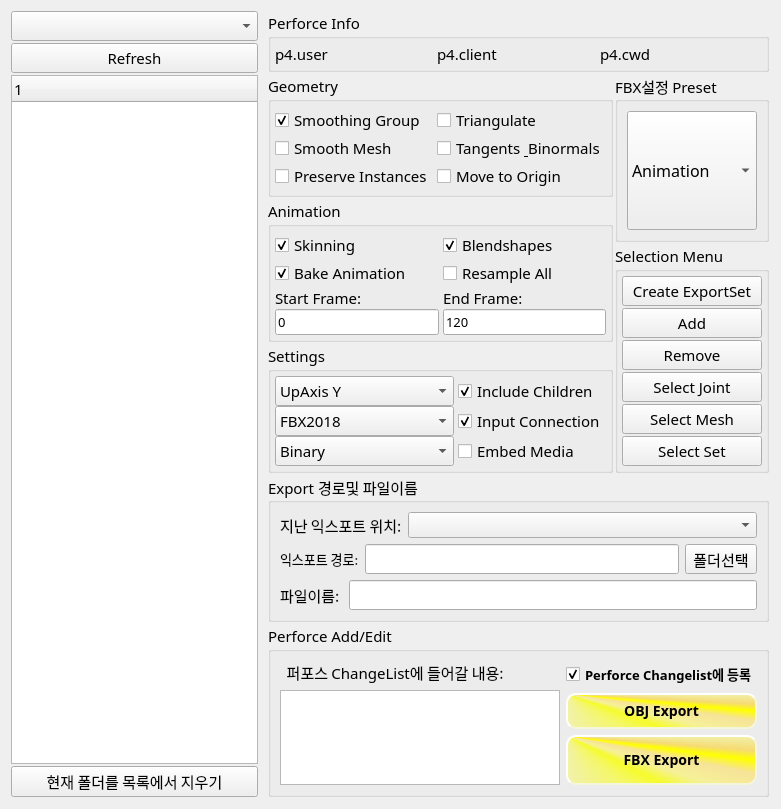
<?xml version="1.0" encoding="UTF-8"?>
<ui version="4.0">
 <class>Form</class>
 <widget class="QWidget" name="Form">
  <property name="geometry">
   <rect>
    <x>0</x>
    <y>0</y>
    <width>781</width>
    <height>786</height>
   </rect>
  </property>
  <property name="font">
   <font>
    <family>맑은 고딕</family>
    <pointsize>11</pointsize>
   </font>
  </property>
  <property name="windowTitle">
   <string>Form</string>
  </property>
  <layout class="QHBoxLayout" name="horizontalLayout_3" stretch="0">
   <property name="leftMargin">
    <number>9</number>
   </property>
   <property name="topMargin">
    <number>9</number>
   </property>
   <property name="rightMargin">
    <number>10</number>
   </property>
   <property name="bottomMargin">
    <number>10</number>
   </property>
   <item>
    <layout class="QHBoxLayout" name="horizontalLayout_4" stretch="50,0">
     <property name="spacing">
      <number>6</number>
     </property>
     <property name="sizeConstraint">
      <enum>QLayout::SetDefaultConstraint</enum>
     </property>
     <item>
      <layout class="QVBoxLayout" name="verticalLayout_4">
       <property name="spacing">
        <number>2</number>
       </property>
       <property name="sizeConstraint">
        <enum>QLayout::SetDefaultConstraint</enum>
       </property>
       <property name="leftMargin">
        <number>2</number>
       </property>
       <property name="topMargin">
        <number>2</number>
       </property>
       <property name="rightMargin">
        <number>2</number>
       </property>
       <property name="bottomMargin">
        <number>2</number>
       </property>
       <item>
        <widget class="QComboBox" name="cb_workfolder">
         <property name="sizePolicy">
          <sizepolicy hsizetype="Preferred" vsizetype="Fixed">
           <horstretch>0</horstretch>
           <verstretch>0</verstretch>
          </sizepolicy>
         </property>
        </widget>
       </item>
       <item>
        <widget class="QPushButton" name="pushButton_refresh">
         <property name="text">
          <string>Refresh</string>
         </property>
        </widget>
       </item>
       <item>
        <widget class="QTreeWidget" name="tree_wdg">
         <property name="sizePolicy">
          <sizepolicy hsizetype="Preferred" vsizetype="Preferred">
           <horstretch>0</horstretch>
           <verstretch>0</verstretch>
          </sizepolicy>
         </property>
         <property name="font">
          <font>
           <family>맑은 고딕</family>
           <pointsize>11</pointsize>
          </font>
         </property>
         <column>
          <property name="text">
           <string notr="true">1</string>
          </property>
         </column>
        </widget>
       </item>
       <item>
        <widget class="QPushButton" name="pb_delfolder">
         <property name="sizePolicy">
          <sizepolicy hsizetype="Preferred" vsizetype="Fixed">
           <horstretch>0</horstretch>
           <verstretch>0</verstretch>
          </sizepolicy>
         </property>
         <property name="text">
          <string>현재 폴더를 목록에서 지우기</string>
         </property>
        </widget>
       </item>
      </layout>
     </item>
     <item>
      <layout class="QVBoxLayout" name="verticalLayout">
       <property name="spacing">
        <number>2</number>
       </property>
       <property name="sizeConstraint">
        <enum>QLayout::SetDefaultConstraint</enum>
       </property>
       <property name="leftMargin">
        <number>2</number>
       </property>
       <property name="topMargin">
        <number>2</number>
       </property>
       <property name="rightMargin">
        <number>2</number>
       </property>
       <property name="bottomMargin">
        <number>2</number>
       </property>
       <item>
        <widget class="QGroupBox" name="groupBox">
         <property name="title">
          <string>Perforce Info</string>
         </property>
         <layout class="QHBoxLayout" name="horizontalLayout_5" stretch="0,0,0">
          <property name="spacing">
           <number>0</number>
          </property>
          <property name="sizeConstraint">
           <enum>QLayout::SetDefaultConstraint</enum>
          </property>
          <property name="leftMargin">
           <number>4</number>
          </property>
          <property name="topMargin">
           <number>4</number>
          </property>
          <property name="rightMargin">
           <number>4</number>
          </property>
          <property name="bottomMargin">
           <number>4</number>
          </property>
          <item>
           <widget class="QLabel" name="label_p4user">
            <property name="text">
             <string>p4.user</string>
            </property>
           </widget>
          </item>
          <item>
           <widget class="QLabel" name="label_p4ClientName">
            <property name="text">
             <string>p4.client</string>
            </property>
           </widget>
          </item>
          <item>
           <widget class="QLabel" name="label_p4cwd">
            <property name="text">
             <string>p4.cwd</string>
            </property>
           </widget>
          </item>
         </layout>
        </widget>
       </item>
       <item>
        <layout class="QHBoxLayout" name="horizontalLayout_2">
         <item>
          <layout class="QVBoxLayout" name="verticalLayout_9">
           <item>
            <layout class="QHBoxLayout" name="horizontalLayout"/>
           </item>
           <item>
            <widget class="QGroupBox" name="groupBox_7">
             <property name="title">
              <string>Geometry</string>
             </property>
             <layout class="QGridLayout" name="gridLayout_3">
              <property name="leftMargin">
               <number>4</number>
              </property>
              <property name="topMargin">
               <number>4</number>
              </property>
              <property name="rightMargin">
               <number>4</number>
              </property>
              <property name="bottomMargin">
               <number>4</number>
              </property>
              <property name="horizontalSpacing">
               <number>4</number>
              </property>
              <property name="verticalSpacing">
               <number>0</number>
              </property>
              <item row="2" column="1">
               <widget class="QCheckBox" name="cb_tangent">
                <property name="sizePolicy">
                 <sizepolicy hsizetype="Maximum" vsizetype="Fixed">
                  <horstretch>0</horstretch>
                  <verstretch>0</verstretch>
                 </sizepolicy>
                </property>
                <property name="font">
                 <font>
                  <family>맑은 고딕</family>
                  <pointsize>11</pointsize>
                 </font>
                </property>
                <property name="toolTip">
                 <string>Normal값 이외에 Tangent나 Binormal값(u,v)을 같이 넘깁니다. 
 요즘에는 잘 사용치 않는다고 합니다. 헤어처럼 탄젠트나 바이노멀을 사용하는 곳에서만 이 옵션을 켜줍니다</string>
                </property>
                <property name="text">
                 <string>Tangents &amp; Binormals</string>
                </property>
               </widget>
              </item>
              <item row="1" column="1">
               <widget class="QCheckBox" name="cb_triangulate">
                <property name="font">
                 <font>
                  <family>맑은 고딕</family>
                  <pointsize>11</pointsize>
                 </font>
                </property>
                <property name="toolTip">
                 <string>모든면을 삼각형으로 바꿔줍니다. 
애니메이션 Skin 일 경우 이 옵션을 켜면 시각적 오류를 좀 줄일 수 있습니다.</string>
                </property>
                <property name="text">
                 <string>Triangulate</string>
                </property>
               </widget>
              </item>
              <item row="2" column="0">
               <widget class="QCheckBox" name="cb_smoothmesh">
                <property name="font">
                 <font>
                  <family>맑은 고딕</family>
                  <pointsize>11</pointsize>
                 </font>
                </property>
                <property name="toolTip">
                 <string>Maya의 Subdivision 정보까지 넘깁니다
옵션을 켜면 인식을 해서 원본 상태인 Low로 읽히며, 끄면 자동으로 Division 시킨 후에 익스포트 시킵니다.</string>
                </property>
                <property name="text">
                 <string>Smooth Mesh</string>
                </property>
               </widget>
              </item>
              <item row="1" column="0">
               <widget class="QCheckBox" name="cb_smooth">
                <property name="sizePolicy">
                 <sizepolicy hsizetype="Preferred" vsizetype="Fixed">
                  <horstretch>0</horstretch>
                  <verstretch>0</verstretch>
                 </sizepolicy>
                </property>
                <property name="font">
                 <font>
                  <family>맑은 고딕</family>
                  <pointsize>11</pointsize>
                 </font>
                </property>
                <property name="toolTip">
                 <string>Hard/Soft Edge 정보
 엣지정보를 스무딩그룹으로 변환시켜줍니다
 UE4로 넘길경우 변화가 없으며, 맥스와 호환할 경우 사용하면 될것 같습니다</string>
                </property>
                <property name="text">
                 <string>Smoothing Group</string>
                </property>
                <property name="checked">
                 <bool>true</bool>
                </property>
               </widget>
              </item>
              <item row="5" column="0">
               <widget class="QCheckBox" name="cb_preserveInstances">
                <property name="font">
                 <font>
                  <family>맑은 고딕</family>
                  <pointsize>11</pointsize>
                 </font>
                </property>
                <property name="toolTip">
                 <string>켜면 UE4에서 Scene으로 임포트시 Instance를 인식하게 해줍니다</string>
                </property>
                <property name="text">
                 <string>Preserve Instances</string>
                </property>
               </widget>
              </item>
              <item row="5" column="1">
               <widget class="QCheckBox" name="cb_movetoorigin">
                <property name="font">
                 <font>
                  <family>맑은 고딕</family>
                  <pointsize>11</pointsize>
                 </font>
                </property>
                <property name="toolTip">
                 <string>배경 오브젝트를 익스포트시킬 경우 0.0.0 좌표로 이동시킨후에 익스포트 시켜줍니다</string>
                </property>
                <property name="text">
                 <string>Move to Origin</string>
                </property>
               </widget>
              </item>
             </layout>
            </widget>
           </item>
           <item>
            <widget class="QGroupBox" name="groupBox_9">
             <property name="title">
              <string>Animation</string>
             </property>
             <layout class="QGridLayout" name="gridLayout_4">
              <property name="leftMargin">
               <number>4</number>
              </property>
              <property name="topMargin">
               <number>4</number>
              </property>
              <property name="rightMargin">
               <number>4</number>
              </property>
              <property name="bottomMargin">
               <number>4</number>
              </property>
              <property name="horizontalSpacing">
               <number>4</number>
              </property>
              <property name="verticalSpacing">
               <number>0</number>
              </property>
              <item row="8" column="1">
               <widget class="QLabel" name="label_8">
                <property name="sizePolicy">
                 <sizepolicy hsizetype="Preferred" vsizetype="Minimum">
                  <horstretch>0</horstretch>
                  <verstretch>0</verstretch>
                 </sizepolicy>
                </property>
                <property name="text">
                 <string>End Frame:</string>
                </property>
               </widget>
              </item>
              <item row="8" column="0">
               <widget class="QLabel" name="label_9">
                <property name="sizePolicy">
                 <sizepolicy hsizetype="Preferred" vsizetype="Minimum">
                  <horstretch>0</horstretch>
                  <verstretch>0</verstretch>
                 </sizepolicy>
                </property>
                <property name="text">
                 <string>Start Frame:</string>
                </property>
               </widget>
              </item>
              <item row="17" column="1">
               <widget class="QLineEdit" name="line_endFrame">
                <property name="font">
                 <font>
                  <family>맑은 고딕</family>
                  <pointsize>10</pointsize>
                 </font>
                </property>
                <property name="text">
                 <string>120</string>
                </property>
               </widget>
              </item>
              <item row="17" column="0">
               <widget class="QLineEdit" name="line_startFrame">
                <property name="font">
                 <font>
                  <family>맑은 고딕</family>
                  <pointsize>10</pointsize>
                 </font>
                </property>
                <property name="text">
                 <string>0</string>
                </property>
               </widget>
              </item>
              <item row="3" column="0">
               <widget class="QCheckBox" name="cb_bakeAnimation">
                <property name="sizePolicy">
                 <sizepolicy hsizetype="Preferred" vsizetype="Fixed">
                  <horstretch>0</horstretch>
                  <verstretch>0</verstretch>
                 </sizepolicy>
                </property>
                <property name="font">
                 <font>
                  <family>맑은 고딕</family>
                  <pointsize>11</pointsize>
                 </font>
                </property>
                <property name="text">
                 <string>Bake Animation</string>
                </property>
                <property name="checked">
                 <bool>true</bool>
                </property>
               </widget>
              </item>
              <item row="3" column="1">
               <widget class="QCheckBox" name="cb_resampleAll">
                <property name="font">
                 <font>
                  <family>맑은 고딕</family>
                  <pointsize>11</pointsize>
                 </font>
                </property>
                <property name="toolTip">
                 <string>BakeAnimation과 좀 다른방식으로 모든 요소들을 리샘플링합니다</string>
                </property>
                <property name="text">
                 <string>Resample All</string>
                </property>
               </widget>
              </item>
              <item row="0" column="0">
               <widget class="QCheckBox" name="cb_skinning">
                <property name="sizePolicy">
                 <sizepolicy hsizetype="Preferred" vsizetype="Fixed">
                  <horstretch>0</horstretch>
                  <verstretch>0</verstretch>
                 </sizepolicy>
                </property>
                <property name="font">
                 <font>
                  <family>맑은 고딕</family>
                  <pointsize>11</pointsize>
                 </font>
                </property>
                <property name="text">
                 <string>Skinning</string>
                </property>
                <property name="checked">
                 <bool>true</bool>
                </property>
               </widget>
              </item>
              <item row="0" column="1">
               <widget class="QCheckBox" name="cb_blendshape">
                <property name="sizePolicy">
                 <sizepolicy hsizetype="Preferred" vsizetype="Fixed">
                  <horstretch>0</horstretch>
                  <verstretch>0</verstretch>
                 </sizepolicy>
                </property>
                <property name="font">
                 <font>
                  <family>맑은 고딕</family>
                  <pointsize>11</pointsize>
                 </font>
                </property>
                <property name="toolTip">
                 <string>블렌드쉐입 정보를 익스포트 시킵니다. 체크하지 않으면 메쉬정보만 익스포트 됩니다</string>
                </property>
                <property name="text">
                 <string>Blendshapes</string>
                </property>
                <property name="checked">
                 <bool>true</bool>
                </property>
               </widget>
              </item>
             </layout>
            </widget>
           </item>
           <item>
            <widget class="QGroupBox" name="groupBox_10">
             <property name="title">
              <string>Settings</string>
             </property>
             <layout class="QGridLayout" name="gridLayout_5">
              <property name="leftMargin">
               <number>4</number>
              </property>
              <property name="topMargin">
               <number>4</number>
              </property>
              <property name="rightMargin">
               <number>4</number>
              </property>
              <property name="bottomMargin">
               <number>4</number>
              </property>
              <property name="horizontalSpacing">
               <number>4</number>
              </property>
              <property name="verticalSpacing">
               <number>0</number>
              </property>
              <item row="0" column="1">
               <widget class="QCheckBox" name="cb_includeChildren">
                <property name="sizePolicy">
                 <sizepolicy hsizetype="Preferred" vsizetype="Fixed">
                  <horstretch>0</horstretch>
                  <verstretch>0</verstretch>
                 </sizepolicy>
                </property>
                <property name="font">
                 <font>
                  <family>맑은 고딕</family>
                  <pointsize>11</pointsize>
                 </font>
                </property>
                <property name="toolTip">
                 <string>선택한 오브젝트의 하위 객체들을 자동으로 선택해서 익스포트 시킵니다. 
 개별적으로 선택한것만 익스포트하려면 이옵션을 꺼주면 됩니다</string>
                </property>
                <property name="text">
                 <string>Include Children</string>
                </property>
                <property name="checked">
                 <bool>true</bool>
                </property>
               </widget>
              </item>
              <item row="3" column="0">
               <widget class="QComboBox" name="cb_binary">
                <item>
                 <property name="text">
                  <string>Binary</string>
                 </property>
                </item>
                <item>
                 <property name="text">
                  <string>ASCII</string>
                 </property>
                </item>
               </widget>
              </item>
              <item row="0" column="0">
               <widget class="QComboBox" name="cb_upAxis">
                <item>
                 <property name="text">
                  <string>UpAxis Y</string>
                 </property>
                </item>
                <item>
                 <property name="text">
                  <string>UpAxis Z</string>
                 </property>
                </item>
               </widget>
              </item>
              <item row="2" column="0">
               <widget class="QComboBox" name="cb_fbxversion">
                <item>
                 <property name="text">
                  <string>FBX2018</string>
                 </property>
                </item>
                <item>
                 <property name="text">
                  <string>FBX2019</string>
                 </property>
                </item>
                <item>
                 <property name="text">
                  <string>FBX2017</string>
                 </property>
                </item>
               </widget>
              </item>
              <item row="2" column="1">
               <widget class="QCheckBox" name="cb_connection">
                <property name="sizePolicy">
                 <sizepolicy hsizetype="Maximum" vsizetype="Fixed">
                  <horstretch>0</horstretch>
                  <verstretch>0</verstretch>
                 </sizepolicy>
                </property>
                <property name="font">
                 <font>
                  <family>맑은 고딕</family>
                  <pointsize>11</pointsize>
                 </font>
                </property>
                <property name="toolTip">
                 <string>인풋노드에 연결된 녀석들까지 같이 익스포트 시킵니다</string>
                </property>
                <property name="text">
                 <string>Input Connection</string>
                </property>
                <property name="checked">
                 <bool>true</bool>
                </property>
               </widget>
              </item>
              <item row="3" column="1">
               <widget class="QCheckBox" name="cb_embeddedMedia">
                <property name="font">
                 <font>
                  <family>맑은 고딕</family>
                  <pointsize>11</pointsize>
                 </font>
                </property>
                <property name="toolTip">
                 <string>연결된 텍스춰까지 FBX에 포함시켜 익스포트 시킵니다.
 외주작업을 위해 텍스춰를 포함시킬때 사용하면 됩니다.</string>
                </property>
                <property name="text">
                 <string>Embed Media</string>
                </property>
               </widget>
              </item>
             </layout>
            </widget>
           </item>
          </layout>
         </item>
         <item>
          <layout class="QVBoxLayout" name="verticalLayout_7">
           <item>
            <widget class="QGroupBox" name="groupBox_2">
             <property name="title">
              <string>FBX설정 Preset</string>
             </property>
             <layout class="QVBoxLayout" name="verticalLayout_2">
              <item>
               <widget class="QComboBox" name="cb_FBXPreset">
                <property name="sizePolicy">
                 <sizepolicy hsizetype="Preferred" vsizetype="Preferred">
                  <horstretch>0</horstretch>
                  <verstretch>0</verstretch>
                 </sizepolicy>
                </property>
                <property name="font">
                 <font>
                  <pointsize>12</pointsize>
                 </font>
                </property>
                <property name="layoutDirection">
                 <enum>Qt::LeftToRight</enum>
                </property>
                <property name="autoFillBackground">
                 <bool>false</bool>
                </property>
                <item>
                 <property name="text">
                  <string>Animation</string>
                 </property>
                </item>
                <item>
                 <property name="text">
                  <string>SkeletalMesh</string>
                 </property>
                </item>
                <item>
                 <property name="text">
                  <string>StaticMesh</string>
                 </property>
                </item>
               </widget>
              </item>
             </layout>
            </widget>
           </item>
           <item>
            <widget class="QGroupBox" name="groupBox_8">
             <property name="title">
              <string>Selection Menu</string>
             </property>
             <layout class="QVBoxLayout" name="verticalLayout_8">
              <property name="spacing">
               <number>2</number>
              </property>
              <property name="leftMargin">
               <number>4</number>
              </property>
              <property name="topMargin">
               <number>4</number>
              </property>
              <property name="rightMargin">
               <number>4</number>
              </property>
              <property name="bottomMargin">
               <number>4</number>
              </property>
              <item>
               <widget class="QPushButton" name="pb_setCreate">
                <property name="text">
                 <string>Create ExportSet</string>
                </property>
               </widget>
              </item>
              <item>
               <widget class="QPushButton" name="pb_setAdd">
                <property name="text">
                 <string>Add</string>
                </property>
               </widget>
              </item>
              <item>
               <widget class="QPushButton" name="pb_setRemove">
                <property name="text">
                 <string>Remove</string>
                </property>
               </widget>
              </item>
              <item>
               <widget class="QPushButton" name="pb_selectJoint">
                <property name="text">
                 <string>Select Joint</string>
                </property>
               </widget>
              </item>
              <item>
               <widget class="QPushButton" name="pb_selectMesh">
                <property name="text">
                 <string>Select Mesh</string>
                </property>
               </widget>
              </item>
              <item>
               <widget class="QPushButton" name="pb_setSelect">
                <property name="text">
                 <string>Select Set</string>
                </property>
               </widget>
              </item>
             </layout>
            </widget>
           </item>
          </layout>
         </item>
        </layout>
       </item>
       <item>
        <widget class="QGroupBox" name="groupBox_6">
         <property name="title">
          <string>Export 경로및 파일이름</string>
         </property>
         <layout class="QVBoxLayout" name="verticalLayout_11">
          <item>
           <layout class="QVBoxLayout" name="verticalLayout_10">
            <item>
             <layout class="QHBoxLayout" name="horizontalLayout_9">
              <item>
               <widget class="QLabel" name="label_11">
                <property name="text">
                 <string>지난 익스포트 위치:</string>
                </property>
               </widget>
              </item>
              <item>
               <widget class="QComboBox" name="cb_lastExportlist">
                <property name="sizePolicy">
                 <sizepolicy hsizetype="Expanding" vsizetype="Fixed">
                  <horstretch>0</horstretch>
                  <verstretch>0</verstretch>
                 </sizepolicy>
                </property>
                <property name="minimumSize">
                 <size>
                  <width>0</width>
                  <height>0</height>
                 </size>
                </property>
                <property name="font">
                 <font>
                  <family>맑은 고딕</family>
                  <pointsize>10</pointsize>
                 </font>
                </property>
               </widget>
              </item>
             </layout>
            </item>
            <item>
             <layout class="QHBoxLayout" name="horizontalLayout_10">
              <item>
               <widget class="QLabel" name="label_6">
                <property name="font">
                 <font>
                  <family>맑은 고딕</family>
                  <pointsize>10</pointsize>
                 </font>
                </property>
                <property name="text">
                 <string>익스포트 경로:</string>
                </property>
               </widget>
              </item>
              <item>
               <widget class="QLineEdit" name="line_exportfolder">
                <property name="sizePolicy">
                 <sizepolicy hsizetype="Expanding" vsizetype="Fixed">
                  <horstretch>0</horstretch>
                  <verstretch>0</verstretch>
                 </sizepolicy>
                </property>
                <property name="font">
                 <font>
                  <family>맑은 고딕</family>
                  <pointsize>11</pointsize>
                  <weight>50</weight>
                  <bold>false</bold>
                 </font>
                </property>
                <property name="styleSheet">
                 <string notr="true">QLineEdit#line_exportfolder { color: white }</string>
                </property>
               </widget>
              </item>
              <item>
               <widget class="QToolButton" name="toolButton_export">
                <property name="sizePolicy">
                 <sizepolicy hsizetype="Fixed" vsizetype="Preferred">
                  <horstretch>0</horstretch>
                  <verstretch>0</verstretch>
                 </sizepolicy>
                </property>
                <property name="minimumSize">
                 <size>
                  <width>50</width>
                  <height>0</height>
                 </size>
                </property>
                <property name="text">
                 <string>폴더선택</string>
                </property>
               </widget>
              </item>
             </layout>
            </item>
            <item>
             <layout class="QHBoxLayout" name="horizontalLayout_11">
              <item>
               <widget class="QLabel" name="label_7">
                <property name="text">
                 <string>파일이름: </string>
                </property>
               </widget>
              </item>
              <item>
               <widget class="QLineEdit" name="line_filename">
                <property name="minimumSize">
                 <size>
                  <width>250</width>
                  <height>0</height>
                 </size>
                </property>
                <property name="font">
                 <font>
                  <family>맑은 고딕</family>
                  <pointsize>11</pointsize>
                  <weight>50</weight>
                  <bold>false</bold>
                 </font>
                </property>
                <property name="styleSheet">
                 <string notr="true">QLineEdit#line_filename { color: white }</string>
                </property>
               </widget>
              </item>
             </layout>
            </item>
           </layout>
          </item>
         </layout>
        </widget>
       </item>
       <item>
        <widget class="QGroupBox" name="groupBox_5">
         <property name="title">
          <string>Perforce Add/Edit</string>
         </property>
         <layout class="QHBoxLayout" name="horizontalLayout_8">
          <property name="spacing">
           <number>6</number>
          </property>
          <item>
           <layout class="QHBoxLayout" name="horizontalLayout_6">
            <item>
             <layout class="QVBoxLayout" name="verticalLayout_5">
              <item>
               <widget class="QLabel" name="label_14">
                <property name="layoutDirection">
                 <enum>Qt::LeftToRight</enum>
                </property>
                <property name="autoFillBackground">
                 <bool>false</bool>
                </property>
                <property name="text">
                 <string>  퍼포스 ChangeList에 들어갈 내용:</string>
                </property>
                <property name="alignment">
                 <set>Qt::AlignLeading|Qt::AlignLeft|Qt::AlignVCenter</set>
                </property>
               </widget>
              </item>
              <item>
               <widget class="QTextEdit" name="text_perforceDesc"/>
              </item>
             </layout>
            </item>
            <item>
             <layout class="QVBoxLayout" name="verticalLayout_6">
              <item>
               <widget class="QCheckBox" name="cb_perforce">
                <property name="font">
                 <font>
                  <family>맑은 고딕</family>
                  <pointsize>10</pointsize>
                  <weight>75</weight>
                  <bold>true</bold>
                 </font>
                </property>
                <property name="text">
                 <string>Perforce Changelist에 등록</string>
                </property>
                <property name="checked">
                 <bool>true</bool>
                </property>
               </widget>
              </item>
              <item>
               <spacer name="verticalSpacer">
                <property name="orientation">
                 <enum>Qt::Vertical</enum>
                </property>
                <property name="sizeHint" stdset="0">
                 <size>
                  <width>20</width>
                  <height>40</height>
                 </size>
                </property>
               </spacer>
              </item>
              <item>
               <widget class="QPushButton" name="pb_OBJExport">
                <property name="styleSheet">
                 <string notr="true">QPushButton#pb_OBJExport {
    background-color:qconicalgradient(cx:0, cy:0, angle:135, stop:0 rgba(255, 255, 0, 69), stop:0.375 rgba(255, 255, 0, 69), stop:0.423533 rgba(251, 255, 0, 145), stop:0.45 rgba(247, 255, 0, 208), stop:0.477581 rgba(255, 244, 71, 130), stop:0.518717 rgba(255, 218, 71, 130), stop:0.55 rgba(255, 255, 0, 255), stop:0.57754 rgba(255, 203, 0, 130), stop:0.625 rgba(255, 255, 0, 69), stop:1 rgba(255, 255, 0, 69));
    color: black;
    border-style: outset;
    border-width: 2px;
    border-radius: 10px;
    border-color: beige;
    font: bold 14px;
    min-width: 10em;
    padding: 6px;
}</string>
                </property>
                <property name="text">
                 <string>OBJ Export</string>
                </property>
               </widget>
              </item>
              <item>
               <widget class="QPushButton" name="pb_FBXExport">
                <property name="minimumSize">
                 <size>
                  <width>156</width>
                  <height>50</height>
                 </size>
                </property>
                <property name="font">
                 <font>
                  <pointsize>-1</pointsize>
                  <weight>75</weight>
                  <italic>false</italic>
                  <bold>true</bold>
                 </font>
                </property>
                <property name="styleSheet">
                 <string notr="true">QPushButton#pb_FBXExport {
    background-color:qconicalgradient(cx:0, cy:0, angle:135, stop:0 rgba(255, 255, 0, 69), stop:0.375 rgba(255, 255, 0, 69), stop:0.423533 rgba(251, 255, 0, 145), stop:0.45 rgba(247, 255, 0, 208), stop:0.477581 rgba(255, 244, 71, 130), stop:0.518717 rgba(255, 218, 71, 130), stop:0.55 rgba(255, 255, 0, 255), stop:0.57754 rgba(255, 203, 0, 130), stop:0.625 rgba(255, 255, 0, 69), stop:1 rgba(255, 255, 0, 69));
    color: black;
    border-style: outset;
    border-width: 2px;
    border-radius: 10px;
    border-color: beige;
    font: bold 14px;
    min-width: 10em;
    padding: 6px;
}</string>
                </property>
                <property name="text">
                 <string>FBX Export</string>
                </property>
               </widget>
              </item>
             </layout>
            </item>
           </layout>
          </item>
         </layout>
        </widget>
       </item>
      </layout>
     </item>
    </layout>
   </item>
  </layout>
 </widget>
 <resources/>
 <connections/>
</ui>
